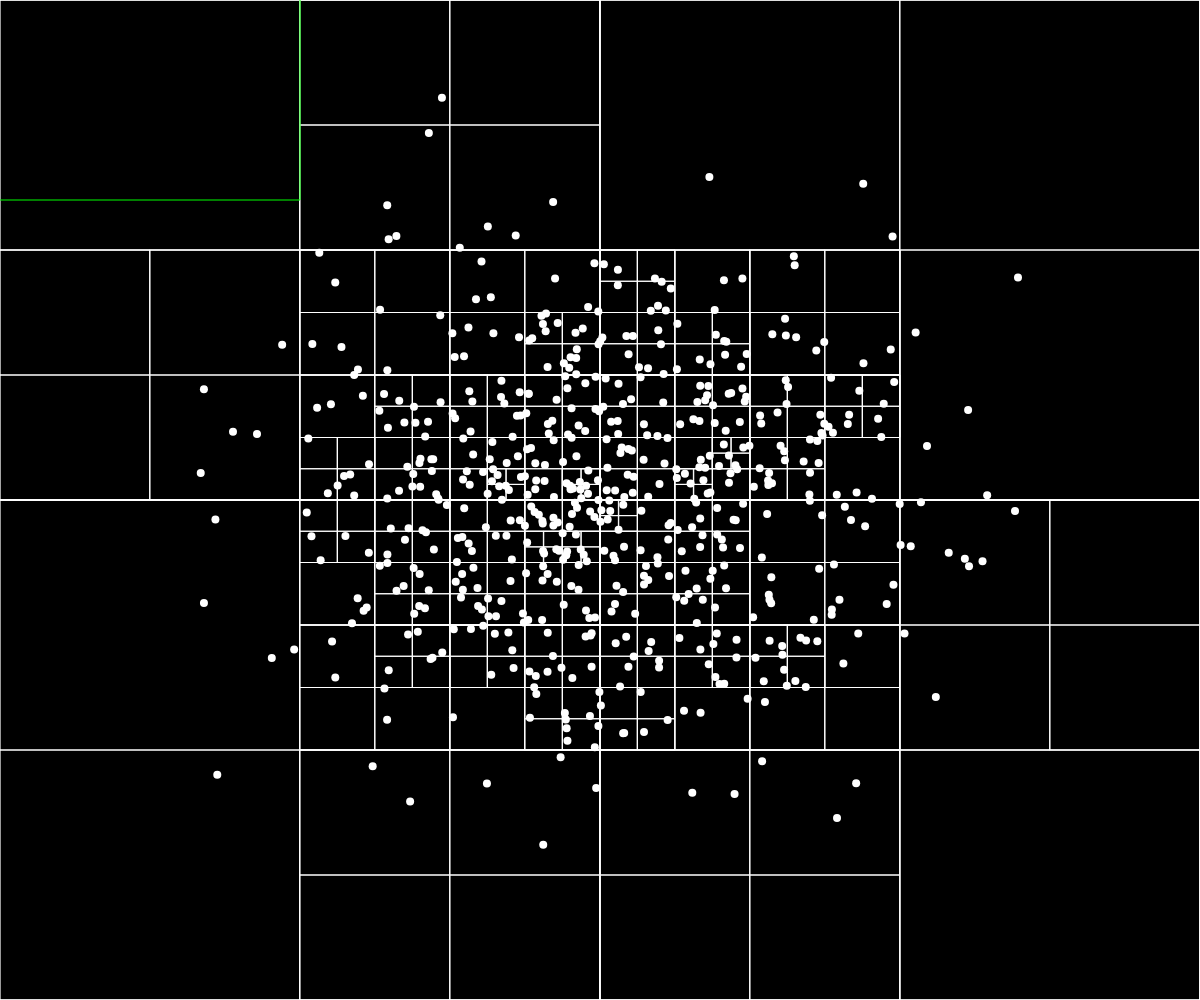
Frame 1 (no input)
Frame 60 (no input): identical to frame 1, image omitted
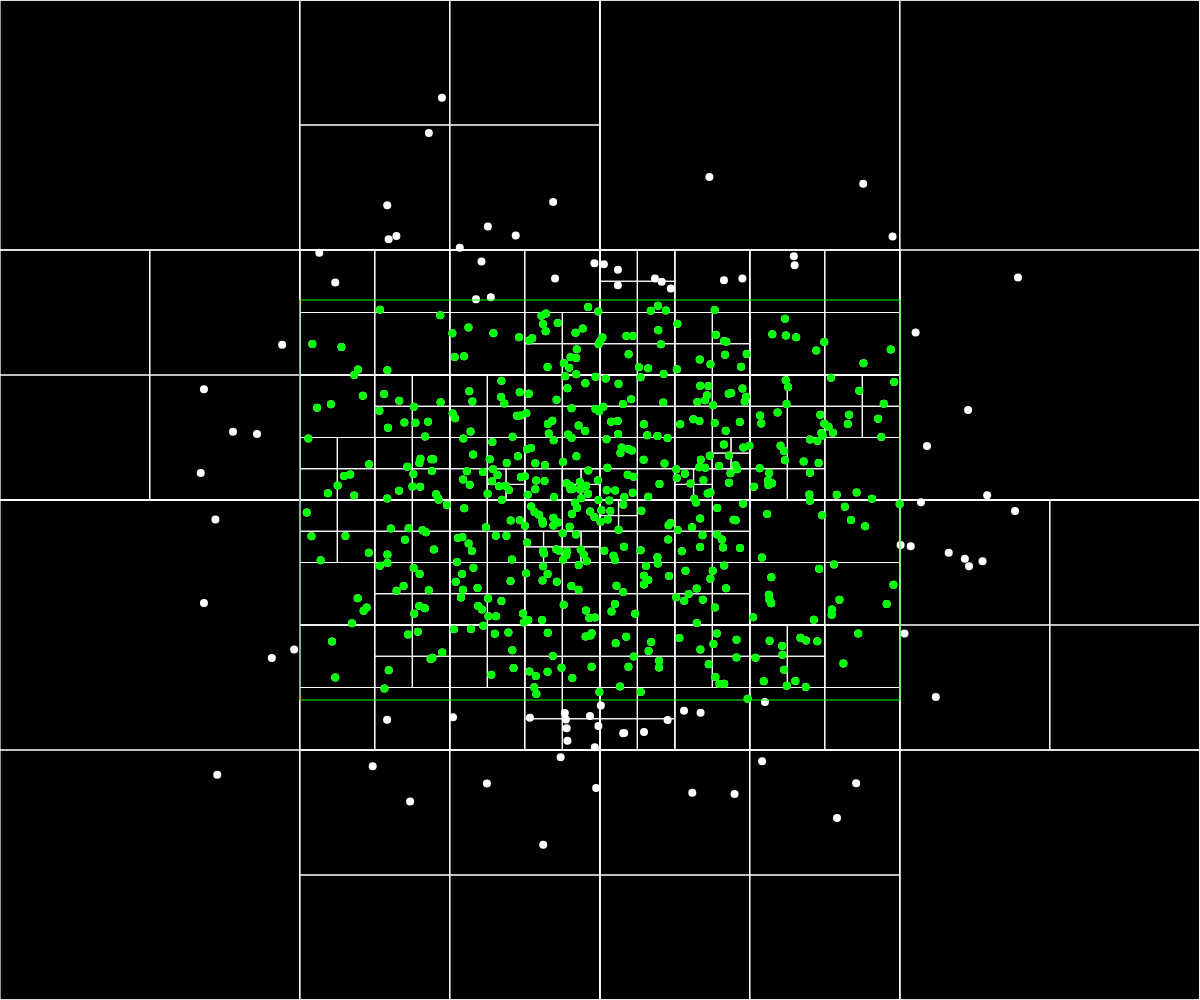
Frame 120 (the mouse pressed at the canvas centre since frame 60)

The p5.js sketch that drew these frames (run headless with seeded random() and noise() and a simulated clock; from frame 60 on, the mouse is pressed at the canvas centre):

// p5.js sketch
// ── sketch.js
let qt;
let range;
function setup() {
	createCanvas(windowWidth, windowHeight);
	let boundary = new Rectangle(
		windowWidth / 2,
		windowHeight / 2,
		windowWidth,
		windowHeight
	);
	qt = new QuadTree(boundary, 4);
	range = new Rectangle(windowWidth / 2, windowHeight / 2, 300, 200);

	for (let i = 0; i < 600; i++) {
		let p = new Point(
			randomGaussian(windowWidth / 2, windowWidth / 8),
			randomGaussian(windowHeight / 2, windowHeight / 8)
		);
		qt.insert(p);
	}
	cursor(CROSS);
}

function draw() {
	background(0);
	qt.show();
	stroke(0, 255, 0);
	rectMode(CENTER);
	strokeWeight(1);
	rect(...range.rect());
	let filteredPoints = qt.query(range);
	for (let p of filteredPoints) {
		strokeWeight(8);
		point(p.x, p.y);
	}
}
function mouseMoved() {
	range = new Rectangle(mouseX, mouseY, 300, 200);
}

// ── quadtree.js
class Point {
	constructor(x, y) {
		this.x = x;
		this.y = y;
	}
}

class Rectangle {
	constructor(x, y, w, h) {
		this.x = x;
		this.y = y;
		this.w = w;
		this.h = h;
	}
	contains(point) {
		return (
			point.x >= this.x - this.w &&
			point.x < this.x + this.w &&
			point.y >= this.y - this.h &&
			point.y < this.y + this.h
		);
	}
	intersects(range) {
		return !(
			range.x - range.w > this.x + this.w ||
			range.x + range.w < this.x - this.w ||
			range.y - range.h > this.y + this.h ||
			range.y + range.h < this.y - this.h
		);
	}
	rect() {
		return [this.x, this.y, this.w * 2, this.h * 2];
	}
}

class QuadTree {
	constructor(boundary, n) {
		this.boundary = boundary;
		this.capacity = n;
		this.points = [];
		this.divided = false;
	}
	subdivide() {
		let x = this.boundary.x;
		let y = this.boundary.y;
		let w = this.boundary.w;
		let h = this.boundary.h;
		let ne = new Rectangle(x + w / 2, y - h / 2, w / 2, h / 2);
		let nw = new Rectangle(x - w / 2, y - h / 2, w / 2, h / 2);
		let se = new Rectangle(x + w / 2, y + h / 2, w / 2, h / 2);
		let sw = new Rectangle(x - w / 2, y + h / 2, w / 2, h / 2);
		this.northwest = new QuadTree(nw, this.capacity);
		this.norteast = new QuadTree(ne, this.capacity);
		this.southwest = new QuadTree(sw, this.capacity);
		this.southeast = new QuadTree(se, this.capacity);
		this.divided = true;
	}
	insert(point) {
		if (!this.boundary.contains(point)) {
			return false;
		}
		if (this.points.length < this.capacity) {
			this.points.push(point);
			return true;
		} else {
			if (!this.divided) {
				this.subdivide();
			}
			if (this.northwest.insert(point)) {
				return true;
			} else if (this.norteast.insert(point)) {
				return true;
			} else if (this.southwest.insert(point)) {
				return true;
			} else if (this.southeast.insert(point)) {
				return true;
			}
		}
	}

	query(range, found) {
		if (!found) {
			found = [];
		}
		if (!this.boundary.intersects(range)) {
			return;
		} else {
			for (let p of this.points) {
				if (range.contains(p)) {
					found.push(p);
				}
			}

			if (this.divided) {
				this.northwest.query(range, found);
				this.norteast.query(range, found);
				this.southwest.query(range, found);
				this.southeast.query(range, found);
			}
		}
		return found;
	}

	show() {
		stroke(255);
		noFill();
		rectMode(CENTER);
		strokeWeight(1);
		rect(...this.boundary.rect());

		for (let p of this.points) {
			strokeWeight(8);
			point(p.x, p.y);
		}
		if (this.divided) {
			this.southeast.show();
			this.southwest.show();
			this.northwest.show();
			this.norteast.show();
		}
	}
}
